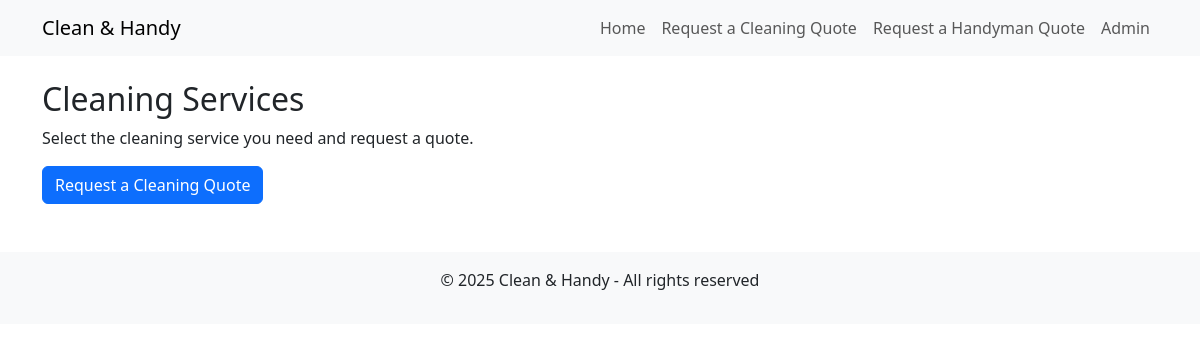
The app's page /cleaning/, older data.
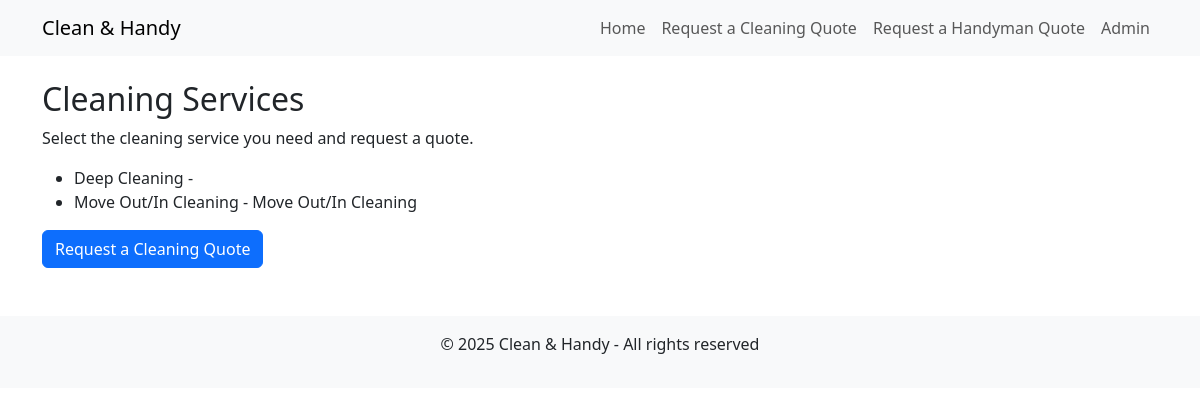
The same page, newer data.
### quotes/models.py (models this page shows, shortened)
class Service(models.Model):
    category = models.ForeignKey(ServiceCategory, on_delete=models.CASCADE, related_name="services")
    name = models.CharField(max_length=100)
    description = models.TextField(blank=True)

### quotes/views.py (the view)
def cleaning_services(request):
    services = Service.objects.filter(category__name="Cleaning")
    return render(request, "quotes/cleaning_services.html", {"services": services})

### quotes/templates/quotes/cleaning_services.html
{% extends "base.html" %}
{% block content %}
<h2>Cleaning Services</h2>
<p>Select the cleaning service you need and request a quote.</p>
<ul>
    {% for service in services %}
        <li>{{ service.name }} - {{ service.description }}</li>
    {% endfor %}
</ul>
<a href="{% url 'request_quote' %}" class="btn btn-primary">Request a Cleaning Quote</a>
{% endblock %}

Row changes from the older to the newer data that the page shows:
added Service: name "Deep Cleaning"
added Service: name "Move Out/In Cleaning", description "Move Out/In Cleaning"
